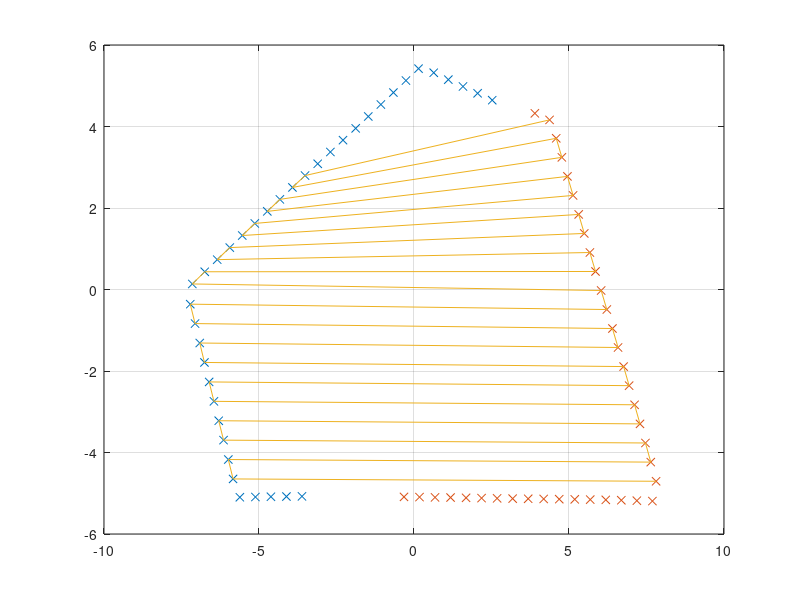

MATLAB code to generate this figure:
load landmark
plot(landmark_x2, landmark_y2, 'x')
hold on
grid on
plot(landmark_x1, landmark_y1, 'x');

x_plot =[];
y_plot = [];
for i=1:2:20
     
   x_plot = [x_plot, landmark_x1(i+17)];
   y_plot = [y_plot, landmark_y1(i+17)];
   
   x_plot = [x_plot, landmark_x2(i+5)];
   y_plot = [y_plot, landmark_y2(i+5)];
   
   x_plot = [x_plot, landmark_x2(i+1+5)];
   y_plot = [y_plot, landmark_y2(i+1+5)];
   
   x_plot = [x_plot, landmark_x1(i+1+17)];
   y_plot = [y_plot, landmark_y1(i+1+17)];
   
   
   
end

plot(x_plot, y_plot)